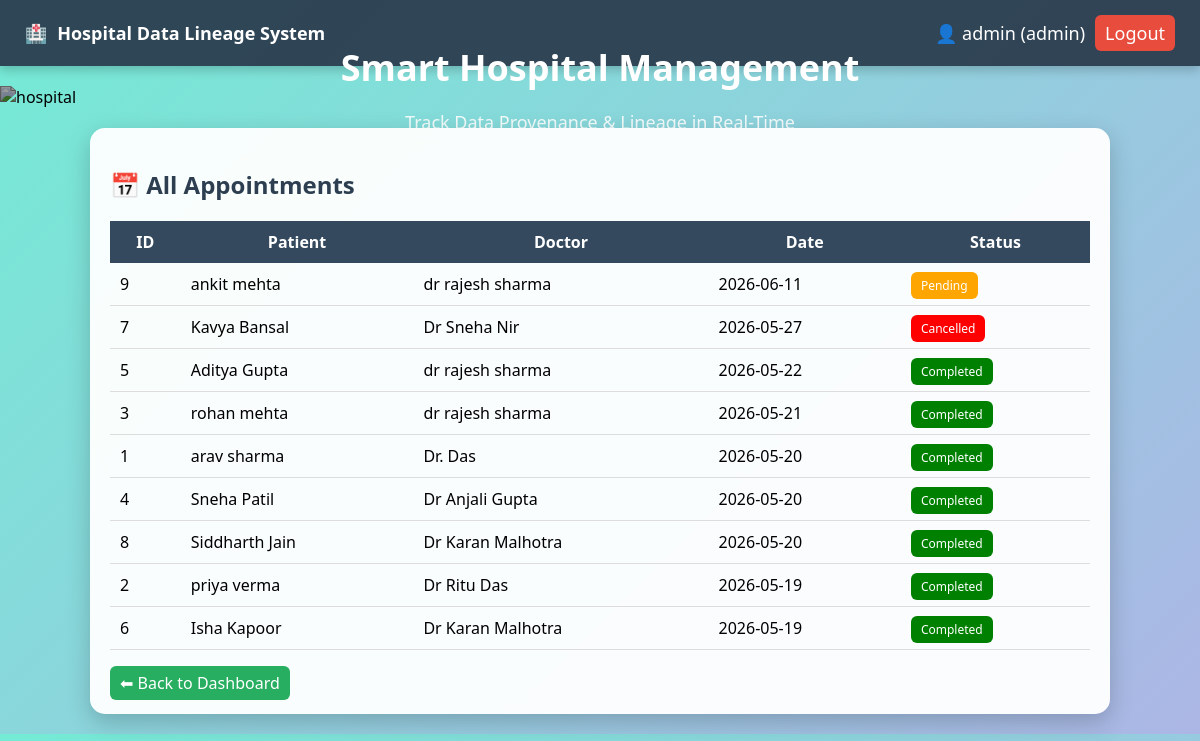
The app's page /appointments (signed in) with its own data.
### tables this page shows
CREATE TABLE appointments (
        id INTEGER PRIMARY KEY AUTOINCREMENT,
        patient_id INTEGER,
        doctor_id INTEGER,
        date TEXT,
        status TEXT DEFAULT 'pending',
        FOREIGN KEY(patient_id) REFERENCES patients(id),
        FOREIGN KEY(doctor_id) REFERENCES doctors(id)
    );

CREATE TABLE patients (
        id INTEGER PRIMARY KEY AUTOINCREMENT,
        name TEXT,
        age INTEGER,
        disease TEXT
    , phone_number TEXT);

CREATE TABLE doctors (
        id INTEGER PRIMARY KEY AUTOINCREMENT,
        name TEXT,
        specialization TEXT
    );

### app.py (the view)
@app.route('/appointments')
def appointments_page():
    if 'user' not in session:
        return redirect('/')
    conn = get_db()
    cur = conn.cursor()
    cur.execute("""
        SELECT a.id, p.name as patient, d.name as doctor, a.date, a.status
        FROM appointments a
        JOIN patients p ON a.patient_id = p.id
        JOIN doctors d ON a.doctor_id = d.id
        ORDER BY a.date DESC
    """)
    data = cur.fetchall()
    return render_template('appointments.html', data=data)

### database.py (called while the page is built)
def get_db():
    conn = sqlite3.connect(DATABASE)
    conn.row_factory = sqlite3.Row
    conn.execute("PRAGMA foreign_keys = ON")
    return conn

### templates/appointments.html
{% extends 'base.html' %}
{% block content %}
<div class="card">
<h2>📅 All Appointments</h2>
<table>
<tr>
    <th>ID</th>
    <th>Patient</th>
    <th>Doctor</th>
    <th>Date</th>
    <th>Status</th>
</tr>
{% for a in data %}
<tr>
    <td>{{a.id}}</td>
    <td>{{a.patient}}</td>
    <td>{{a.doctor}}</td>
    <td>{{a.date}}</td>
    <td>
        {% if a.status == 'pending' %}
            <span class="badge" style="background:orange;">Pending</span>
        {% elif a.status == 'completed' %}
            <span class="badge" style="background:green;">Completed</span>
        {% else %}
            <span class="badge" style="background:red;">Cancelled</span>
        {% endif %}
    </td>
</tr>
{% endfor %}
</table>
<br>
<a href="/dashboard" class="btn">⬅ Back to Dashboard</a>
</div>
{% endblock %}

### static/style.css (style rules this page uses)
body { margin: 0; font-family: 'Segoe UI', sans-serif; background: linear-gradient(135deg, #74ebd5, #ACB6E5); }
.card { background: rgba(255, 255, 255, 0.95); padding: 20px; margin-bottom: 20px; border-radius: 15px; backdrop-filter: blur(10px); box-shadow: 0 8px 25px rgba(0,0,0,0.2); transition: 0.3s; }
h2, h3 { color: #2c3e50; }
.btn { background: #27ae60; color: white; padding: 6px 10px; border-radius: 6px; text-decoration: none; transition: 0.3s; }
table { width: 100%; border-collapse: collapse; }
th { background: #34495e; color: white; padding: 10px; }
td { padding: 10px; border-bottom: 1px solid #ddd; }
.badge { padding: 5px 10px; border-radius: 6px; color: white; font-size: 12px; }

### records on screen
appointments: id "9", patient "ankit mehta", doctor "dr rajesh sharma", date "2026-06-11", status "Pending"
appointments: id "7", patient "Kavya Bansal", doctor "Dr Sneha Nir", date "2026-05-27", status "Cancelled"
appointments: id "5", patient "Aditya Gupta", doctor "dr rajesh sharma", date "2026-05-22", status "Completed"
appointments: id "3", patient "rohan mehta", doctor "dr rajesh sharma", date "2026-05-21", status "Completed"
appointments: id "1", patient "arav sharma", doctor "Dr. Das", date "2026-05-20", status "Completed"
appointments: id "4", patient "Sneha Patil", doctor "Dr Anjali Gupta", date "2026-05-20", status "Completed"
appointments: id "8", patient "Siddharth Jain", doctor "Dr Karan Malhotra", date "2026-05-20", status "Completed"
appointments: id "2", patient "priya verma", doctor "Dr Ritu Das", date "2026-05-19", status "Completed"
appointments: id "6", patient "Isha Kapoor", doctor "Dr Karan Malhotra", date "2026-05-19", status "Completed"

### other values on screen
{{ session.user }} "admin"
{{ session.role }} "admin"
